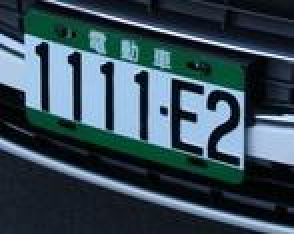
#> input picture img/0_1111E2_1.jpg, 147 x 117 px (shown 2 times larger); its folder holds only this picture in this run
$ jupyter execute --allow-errors LPRect-3Speed.ipynb   (shell and % lines are left out)   (older library calls are emulated)
#> lines starting #> are read from the running program, lines starting #| are printed output that depends on the picture; long printed decimals are rounded
[cell 1]
import pandas as pd
import os, sys
import numpy as np
import math
from matplotlib import pyplot as plt
from IPython.display import display
from PIL import Image
import PIL
import s3fs
from sklearn import datasets,linear_model
import cv2
import time

isPlot=False
isPlotDP=False

def rgb2gray(rgb):
    return np.dot(rgb[...,:3], [0.2989, 0.5870, 0.1140])


def axbFit(x_train,y_train):
    regr=linear_model.LinearRegression()
    regr.fit(x_train.reshape(-1, 1),y_train.reshape(-1, 1))
    r_squared = regr.score(x_train.reshape(-1, 1),y_train.reshape(-1, 1))
    # [4 lines of commented-out code are left out]
    return regr.coef_, r_squared

def imgWrapA(orgImg,a):
    column=orgImg.shape[1]
    row=orgImg.shape[0]
    #plt.plot( int(column/2),int(row/2),'rx')#fix
    #plt.plot( int(column/2),int(row/4),'bx')#fix
    #plt.plot( int(column/4),int(row/2-column/4*a),'go')#offset
    pts1 = np.float32([[column/2,row/2],[column/2,row/4],[column/4,row/2-column/4*a]])
    pts2 = np.float32([[column/2,row/2],[column/2,row/4],[column/4,row/2]])
    M = cv2.getAffineTransform(pts1,pts2)
    imgWarpAffine = cv2.warpAffine(orgImg,M,(column,row))
    return imgWarpAffine


#def tb()
#217606.0 108803.0     68.2      reward, prev=getTrelis(img, row, column, side, orgImg)


def v3GetTrelis(img, row, column, side, orgImg):
    img=img
    # [5 lines of commented-out code are left out]
    inc=np.array(range(0-2,row-2))#2 = side
    reward= np.zeros((row,column),dtype=float)
    prev= np.zeros((row,column),dtype=float)
    orgImgM= np.ones((row,column,side*2+1),dtype=float)*(-2)
    columnTrace=column
    #columnTrace=4

    rewardM= np.ones((row,side*2+1),dtype=float)*(-1000)
    colInx=0
    orgImgM[1:  ,:,1]=orgImg[ :-1,:]+40.0
    orgImgM[ :  ,:,2]=orgImg[ :  ,:]
    orgImgM[ :-1,:,3]=orgImg[1:  ,:]+40.0
    #for i in range(0, 2*side+1):
    for i in range(1, columnTrace):  # for each stage
        colInx=i-1
        rewardM[1:  ,1]=reward[ :-1,colInx]
        rewardM[ :  ,2]=reward[ :  ,colInx]
        rewardM[ :-1,3]=reward[1:  ,colInx]
        vNewReward=rewardM-abs(orgImgM[:,colInx,:]-orgImg[:,i, None])
        vRelativeMaxIndex=np.argmax(vNewReward,axis=1)
        reward[:,i]=np.max(vNewReward,axis=1)+img[:,i]
        prev[:,i]=inc+vRelativeMaxIndex
        #print(vRelativeMaxIndex)
    if isPlotDP:
        plt.imshow(reward)
        plt.show()
        plt.imshow(prev)
        plt.show()
        print(reward.shape)
        print(prev.shape)
    return reward, prev


def dpDdecode(img, row, column, side, orgImg):

    print("row={}, column={}".format(row, column))
    #reward, prev=vvGetTrelis(img, row, column, side, orgImg)
    reward, prev=v3GetTrelis(img, row, column, side, orgImg)
    #reward, prev=vGetTrelis(img, row, column, side, orgImg)
    #reward, prev=getTrelis(img, row, column, side, orgImg)
    columnTrace=column


    # traceback

    '''
    rewardMax=np.max(reward[:int(row/2)-1,columnTrace-1])
    #rewardThread=rewardMax/2
    finalMaxIndex=np.argmax(reward[:int(row/2)-1,columnTrace-1])
    tmpIndex=finalMaxIndex
    data_r=np.zeros(columnTrace)
    data_r[columnTrace-1]=row-tmpIndex


    for i in range(columnTrace-1, 0, -1):  # for each stage
        #print(tmpIndex)
        #print(reward[tmpIndex,i])
        tmpIndex=int(prev[tmpIndex,i])
        #data_r[i-1]=row-tmpIndex
        data_r[i-1]=tmpIndex


    finalMaxIndex2=np.argmax(reward[int(row/2)+1:,columnTrace-1]) +int(row/2)+1
    tmpIndex2=finalMaxIndex2
    data_r2=np.zeros(columnTrace)
    data_r2[columnTrace-1]=row-tmpIndex2

    for i2 in range(columnTrace-1, 0, -1):  # for each stage
        #print(tmpIndex)
        #print(reward[tmpIndex,i])
        tmpIndex2=int(prev[tmpIndex2,i2])
        #data_r[i-1]=row-tmpIndex
        data_r2[i2-1]=tmpIndex2


    plt.plot(-data_r[:-1],'+')
    plt.plot(-data_r2[:-1])
    plt.plot(-data_r2[:-1]*0.5-data_r[:-1]*0.5,'o')
    plt.show()
    a, r_squared=axbFit(np.arange(len(data_r)-1),data_r[:-1])
    '''


    #data_r_s=np.zeros([columnTrace,row])
    #data_r_s[columnTrace-1,row]=row-tmpIndex
    r_x_squared_min=9999.0
    r_x_squared_min_index=0
    data_r_min=np.zeros(columnTrace)
    r_x_squared_max=-9999.0
    r_x_squared_max_index=0
    data_r_max=np.zeros(columnTrace)
    a_x_max=0

    center=int(column/2)
    e=int(4*center/3)
    b=int(2*center/3)
    #e=int(6*center/4)
    #b=int(2*center/4)

    #find up line
    for ii in range(2,row-2):
        w=abs(ii/row-0.5)
        tmpIndex=ii
        data_r_x_up=np.zeros(columnTrace)
        data_r_x_up[columnTrace-1]=tmpIndex
        #if reward[tmpIndex,columnTrace-1] < rewardThread:
        #    continue

        for jj in range(columnTrace-1, 0, -1):  # for each stage
            #print(tmpIndex)
            #print(reward[tmpIndex,i])
            tmpIndex=int(prev[tmpIndex,jj])
            #data_r[i-1]=row-tmpIndex
            data_r_x_up[jj-1]=tmpIndex
        if data_r_x_up[center]>3:
            centerUp=data_r_x_up[center]
            if isPlot:
                plt.plot(-data_r_x_up)## for debug
            print('b={},e={}'.format(b,e))
            print(data_r_x_up[b:e])
            print(np.arange(e-b))
            a_x_up, r_x_squared_up=axbFit(np.arange(e-b),data_r_x_up[b:e])
            break

    maxReward=-9999
    for ii in range(2,int(row/2)):
        tmpIndex=ii
        data_r_x_up_2=np.zeros(columnTrace)
        data_r_x_up_2[columnTrace-1]=tmpIndex
        #if reward[tmpIndex,columnTrace-1] < rewardThread:
        #    continue
        tmpIndex2=tmpIndex
        for jj in range(columnTrace-1, 0, -1):  # for each stage
            tmpIndex2=int(prev[tmpIndex2,jj])
            data_r_x_up_2[jj-1]=tmpIndex2
            #data_r_x_up_2[jj-1]=prev[tmpIndex2,jj]
        #print('ii={}, reward.shape[0]={} , reward.shape[1]={} row/2={}'.format(ii,reward.shape[0], reward.shape[1],int(row/2)))

        #print("reward.shape={}, tmpIndex={}".format(reward.shape,tmpIndex))

        if reward[ii,columnTrace-1]>maxReward and centerUp==data_r_x_up_2[center]:
        ##if reward[tmpIndex,ii]>maxReward and centerUp==data_r_x_up_2[center]:
            #plt.plot(-data_r_x_up_2)## for debug
            maxReward=reward[ii,columnTrace-1]
            ##maxReward=reward[tmpIndex,ii]
            #print('maxReward={},ii={}'.format(maxReward,ii))
            data_r_x_up=data_r_x_up_2
            a_x_up, r_x_squared_up=axbFit(np.arange(e-b),data_r_x_up[b:e])
            #print("reward.shape={}, tmpIndex={}, maxReward={}, r_x_squared_up={}".format(reward.shape,tmpIndex, maxReward, r_x_squared_up))
    if isPlot:
        plt.plot(-data_r_x_up,'r')## for debug


    #for finding down line
    for ii in range(row-1,0,-1):
        w=abs(ii/row-0.5)
        tmpIndex=ii
        data_r_x_down=np.zeros(columnTrace)
        data_r_x_down[columnTrace-1]=tmpIndex
        #if reward[tmpIndex,columnTrace-1] < rewardThread:
        #    continue

        for jj in range(columnTrace-1, 0, -1):  # for each stage
            #print(tmpIndex)
            #print(reward[tmpIndex,i])
            tmpIndex=int(prev[tmpIndex,jj])
            #data_r[i-1]=row-tmpIndex
            data_r_x_down[jj-1]=tmpIndex
        if data_r_x_down[center]<row-3:
            if isPlot:
                plt.plot(-data_r_x_down)## for debug
            a_x_down, r_x_squared_down=axbFit(np.arange(e-b),data_r_x_down[b:e])
            break
    print('r_x_squared_down{}, r_x_squared_up={}'.format(r_x_squared_down,r_x_squared_up))
    data_r_x_down_center=data_r_x_down[int(len(data_r_x_down)/2)]
    data_r_x_up_center=data_r_x_up[int(len(data_r_x_up)/2)]
    print('data_r_x_down_center={}, data_r_x_up_center={}'.format(data_r_x_down_center,data_r_x_up_center))

    if r_x_squared_down>0.98:
        a=a_x_down
        data_r_max=data_r_x_down
    elif r_x_squared_up>0.98:
        a=a_x_up
        data_r_max=data_r_x_up
    elif abs(data_r_x_down_center+data_r_x_up_center)>row:
        a=a_x_down
        data_r_max=data_r_x_down
    else:
        a=a_x_up
        data_r_max=data_r_x_up
    if isPlot:
        plt.show()
        data_r_x_up_len=len(data_r_x_up)
        b=int(0.25*data_r_x_up_len)
        e=int(0.75*data_r_x_up_len)
        plt.hist(np.diff(data_r_x_up[b:e]),10)
        plt.subplots(1,4,figsize=(15,10))
        plt.subplot(1,4,1)
        plt.plot( int(column/2),int(row/2),'rx')#fix
        plt.plot( int(column/2),int(row/4),'bx')#fix
        plt.plot( int(column/4),int(row/2-column/4*a),'go')#offset
        imgWarpAffine=imgWrapA(orgImg,a)
        plt.imshow(orgImg)
        plt.subplot(1,4,2)
        plt.imshow(reward)
        plt.subplot(1,4,3)
        plt.imshow(img)
        plt.plot(data_r_max[:-1],'r')
        plt.subplot(1,4,4)
        plt.imshow(imgWarpAffine)
        plt.show()
    return data_r_max, a

def rectScale(im):
    print(im.shape)
    myWidth = im.shape[0]
    myHeight = int(myWidth/2)
    print(myWidth)
    print(myHeight)
    nim = cv2.resize(im, (myWidth*2, myHeight*2), interpolation=cv2.INTER_AREA)
    #nim = im.resize((500, 500,3), PIL.Image.ANTIALIAS)
    #nim = im.resize( (myWidth, myHeight), PIL.Image.ANTIALIAS )
    return nim


def lp_parser(path,rowOffset, columnOffset, h, w, isdebug):
    isPlot=isdebug
    isPlotDP=isdebug
    isdebug

    im = Image.open(path)
    # [8 lines of commented-out code are left out]
    if isPlot:
        display(im.size)


    pix_color = np.array(im)
    pix_gray = rgb2gray(pix_color)
    left=int(im.size[0]/4)
    print(left)

    right=int(3*im.size[0]/4)
    print(right)

    top=int(im.size[1]/3)
    print(top)

    down=int(2*im.size[1]/3)
    print(down)

    left=0
    right=im.size[0]
    top=0+3
    down=im.size[1]-3

    cropGrayLR=np.abs(pix_gray[0:-1,left:right]-pix_gray[1:,left:right])
    waveLR, a=dpDdecode(cropGrayLR,cropGrayLR.shape[0],cropGrayLR.shape[1],2, pix_gray[1:,left:right])
    imWrap=imgWrapA(pix_color,a)
    gray = cv2.cvtColor(imWrap,cv2.COLOR_BGR2GRAY)
    y,gray_mask = cv2.threshold(gray,1,1,cv2.THRESH_BINARY)
    if isPlot:
        plt.imshow(imWrap)
        plt.show()
    imWrap_t = imWrap.copy().transpose(1,0,2)
    gray_mask_t  = gray_mask.copy().transpose(1,0)
    #cv2.transpose(imWrap, imWrap_t);
    '''
    plt.imshow(imWrap_t)
    plt.show()
    plt.imshow(gray_mask,'gray')
    plt.show()
    plt.imshow(cropGrayTD)
    plt.show()
    '''
    pix_gray_t=rgb2gray(imWrap_t)
    cropGrayTD=np.abs(pix_gray_t[0:-1,top:down]-pix_gray_t[1:,top:down])
    print(cropGrayTD.shape)
    print(gray_mask_t[0:-1,top:down].shape)
    cropGrayTD_masked=np.multiply(cropGrayTD, gray_mask_t[0:-1,top:down])
    cropGrayTD_masked2=np.multiply(cropGrayTD_masked, gray_mask_t[0:-1,top-1:down-1])
    cropGrayTD_masked3=np.multiply(cropGrayTD_masked2, gray_mask_t[0:-1,top-2:down-2])
    cropGrayTD_masked4=np.multiply(cropGrayTD_masked3, gray_mask_t[0:-1,top+1:down+1])
    cropGrayTD_masked5=np.multiply(cropGrayTD_masked4, gray_mask_t[0:-1,top+2:down+2])
    #cropGrayTD_masked6=np.multiply(cropGrayTD_masked5, gray_mask_t[5:,top:down])
    '''plt.imshow(cropGrayTD_masked-cropGrayTD)
    plt.show()
    plt.imshow(cropGrayTD_masked2-cropGrayTD_masked3)
    plt.show()
    plt.imshow(cropGrayTD_masked3-cropGrayTD_masked4)
    plt.show()
    '''
    waveLR, a_t=dpDdecode(cropGrayTD_masked5,cropGrayTD_masked5.shape[0],cropGrayTD_masked5.shape[1],2, pix_gray_t[1:,top:down])
    imWrap_t_wrap=imgWrapA(imWrap_t,a_t)
    imWrap_t_wrap_t = imWrap_t_wrap.copy().transpose(1,0,2)
    imWrap_t_wrap_t_scaled=rectScale(imWrap_t_wrap_t)

    if isPlot:
        plt.imshow(cropGrayTD)
        plt.show()
        plt.imshow(cropGrayTD_masked5)
        plt.show()
        plt.imshow(imWrap_t_wrap_t)
        plt.show()

    return waveLR,pix_gray[0:-1,left:right],a, imWrap, imWrap_t_wrap_t, cropGrayLR, imWrap_t_wrap_t_scaled

[cell 2]
def looAll(path):
    lpRect_s=[]
    pix_gray_s=[]
    imWrap_s=[]
    imWrap_t_wrap_t_s=[]
    imWrap_t_wrap_t_scaled_s=[]
    lpCount=0
    for root,unkown,fNames in os.walk(path):
        for f in fNames:
            lpCount=lpCount+1
            strFpath="{}/{}".format(path,f)
            print(strFpath)
            lpRect, pix_gray, a, imWrap, imWrap_t_wrap_t, cropGrayLR, imWrap_t_wrap_t_scaled=lp_parser(strFpath, 413, 178, 472, 737, False)
#> in lp_parser, im is the input picture: PIL image 147x117 RGB; mean R, G, B 55.5, 75.8, 87.3
#> in rgb2gray, `return np.dot(rgb[...,:3], [0.2989, 0.5870, 0.1140])`:
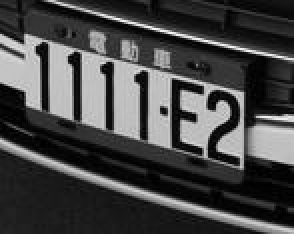
#> returned value: shape (117, 147) float64 (shown 2 times larger); min 0, max 252.6, mean 71
#| 36
#| 110
#| 39
#| 78
#> in lp_parser, `cropGrayLR=np.abs(pix_gray[0:-1,left:right]-pix_gray[1:,left:right])`:
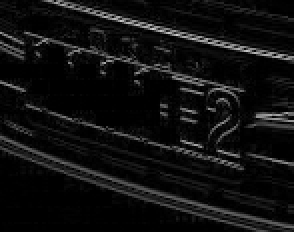
#> cropGrayLR: shape (116, 147) float64 (shown 2 times larger); min 0, max 209.8, mean 16.3
#| row=116, column=147
#> after the loop in v3GetTrelis, `for i in range(1, columnTrace):`:
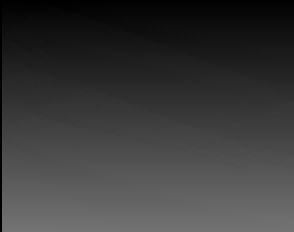
#> prev: shape (116, 147) float64 (shown 2 times larger); min 0, max 115, mean 57.2
#> after the loop in v3GetTrelis, `for i in range(1, columnTrace):`:
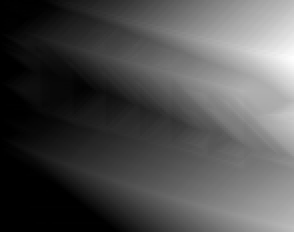
#> reward: shape (116, 147) float64 (shown 2 times larger); min -33.05, max 13843.9, mean 4296.3; drawn with min black and max white
#> after the loop in v3GetTrelis, `for i in range(1, columnTrace):`: rewardM = 116 rows, first 6: [-1000, -1000, 10013.1, 10140.1, -1000], [-1000, 10013.1, 10140.1, 10240, -1000], [-1000, 10140.1, 10240, 10318.8, -1000], [-1000, 10240, 10318.8, 10507.8, -1000], [-1000, 10318.8, 10507.8, 10702.6, -1000], [-1000, 10507.8, 10702.6, 10865.3, -1000]
#> the loop in dpDdecode, `for ii in range(2,int(row/2)):` made 56 passes
#> maxReward on passes 1 to 12: 10283.4, 10472.4, 10667.2, 10827.8, 10901.4, 11031, 11135.6, 11355.7, 11449.2, 11566.9, 11687.5, 11769.5
#> after the loop in dpDdecode, `for ii in range(2,int(row/2)):`: data_r_x_up = 147 values, max 28 at index 136, min 0 at index 11, mean 13.35; maxReward = 13843.9; r_x_squared_up = 0.994
#> the loop in dpDdecode, `for ii in range(row-1,0,-1):` made 1 pass
#> (r_squared in axbFit, a_x_down, r_x_squared_down) on pass 1: (0.993, [0.307], 0.993)
#| r_x_squared_down0.9932218015320947, r_x_squared_up=0.9939
#> in dpDdecode, `data_r_x_down_center=data_r_x_down[int(len(data_r_x_down)/2)]`: data_r_x_down_center = 95
#> in dpDdecode, `data_r_x_up_center=data_r_x_up[int(len(data_r_x_up)/2)]`: data_r_x_up_center = 13
#| data_r_x_down_center=95.0, data_r_x_up_center=13.0
#> in dpDdecode, `a=a_x_down`: a = [0.307]
#> in dpDdecode, `data_r_max=data_r_x_down`: data_r_max = 147 values from 67 to 115
#> in lp_parser, `waveLR, a=dpDdecode(cropGrayLR,cropGrayLR.shape[0],cropGrayLR.shape[1]..`: a = [0.307]
            lpRect_s.append(lpRect)
            pix_gray_s.append(pix_gray)
            imWrap_s.append(imWrap)
            imWrap_t_wrap_t_s.append(imWrap_t_wrap_t)
            imWrap_t_wrap_t_scaled_s.append(imWrap_t_wrap_t_scaled)
    return lpRect_s, pix_gray_s, imWrap_s, imWrap_t_wrap_t_s, cropGrayLR, imWrap_t_wrap_t_scaled_s

#> (the rest of this cell did not finish here and is left out)

#> (a cell that did not finish here is left out)

#> (a cell that did not finish here is left out)

#> (a cell that did not finish here is left out)

#> (a cell that did not finish here is left out)

[cell 7]
#!ls
#!pip install  line_profiler
#!python -m pip install --upgrade pip
testPath='img/0_238KGR_1.jpg'
#> (the rest of this cell did not finish here and is left out)


[cell 8]
testPath='img/0_3333X5_1.jpg'
#> testPath = 'img/0_3333X5_1.jpg'
testPath='img/0_5790PD_1.jpg'
lpRect_s=[]
pix_gray_s=[]
imWrap_s=[]
imWrap_t_wrap_t_s=[]
#lp_parser(testPath, 413, 178, 472, 737)

$ run again, on img/0_4932XX_1.jpg
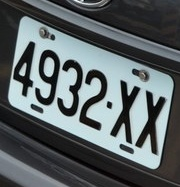
#> input picture img/0_4932XX_1.jpg, 180 x 187 px
#> in lp_parser, im is the input picture: PIL image 180x187 RGB; mean R, G, B 91.7, 99.6, 101.6
#| 45
#| 135
#| 62
#| 124
#| row=186, column=180
#> after the loop in v3GetTrelis, `for i in range(1, columnTrace):`:
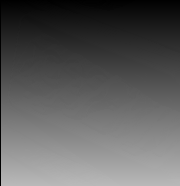
#> prev: shape (186, 180) float64; min 0, max 185, mean 92.1
#> after the loop in v3GetTrelis, `for i in range(1, columnTrace):`:
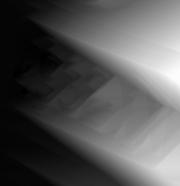
#> reward: shape (186, 180) float64; min -257.2, max 11225.4, mean 3582.1; drawn with min black and max white
#> after the loop in v3GetTrelis, `for i in range(1, columnTrace):`: rewardM = 186 rows, first 6: [-1000, -1000, 6097.7, 6218.6, -1000], [-1000, 6097.7, 6218.6, 6308.8, -1000], [-1000, 6218.6, 6308.8, 6347.9, -1000], [-1000, 6308.8, 6347.9, 6417.9, -1000], [-1000, 6347.9, 6417.9, 6535.2, -1000], [-1000, 6417.9, 6535.2, 6630.5, -1000]
#> the loop in dpDdecode, `for ii in range(2,int(row/2)):` made 91 passes
#> maxReward on passes 1 to 8: 6313.4, 6383.4, 6497.4, 6588.8, 6654.5, 6773.6, 6882.4, 6965.4
#> after the loop in dpDdecode, `for ii in range(2,int(row/2)):`: data_r_x_up = 180 values, max 75 at index 169, min 15 at index 24, mean 43.73; maxReward = 11166.2; r_x_squared_up = 0.998
#> the loop in dpDdecode, `for ii in range(row-1,0,-1):` made 1 pass
#> (r_squared in axbFit, a_x_down, r_x_squared_down) on pass 1: (0.999, [0.45], 0.999)
#| r_x_squared_down0.9985949772689522, r_x_squared_up=0.9977
#> data_r_x_down_center = 141
#> data_r_x_up_center = 44
#| data_r_x_down_center=141.0, data_r_x_up_center=44.0
#> in dpDdecode, `a=a_x_down`: a = [0.45]
#> in dpDdecode, `data_r_max=data_r_x_down`: data_r_max = 180 values, max 185 at index 179, min 104 at index 2, mean 141.2
#> in lp_parser, `waveLR, a=dpDdecode(cropGrayLR,cropGrayLR.shape[0],cropGrayLR.shape[1]..`: waveLR has the same summary as data_r_max in dpDdecode; a = [0.45]
#> testPath = 'img/0_3333X5_1.jpg'
